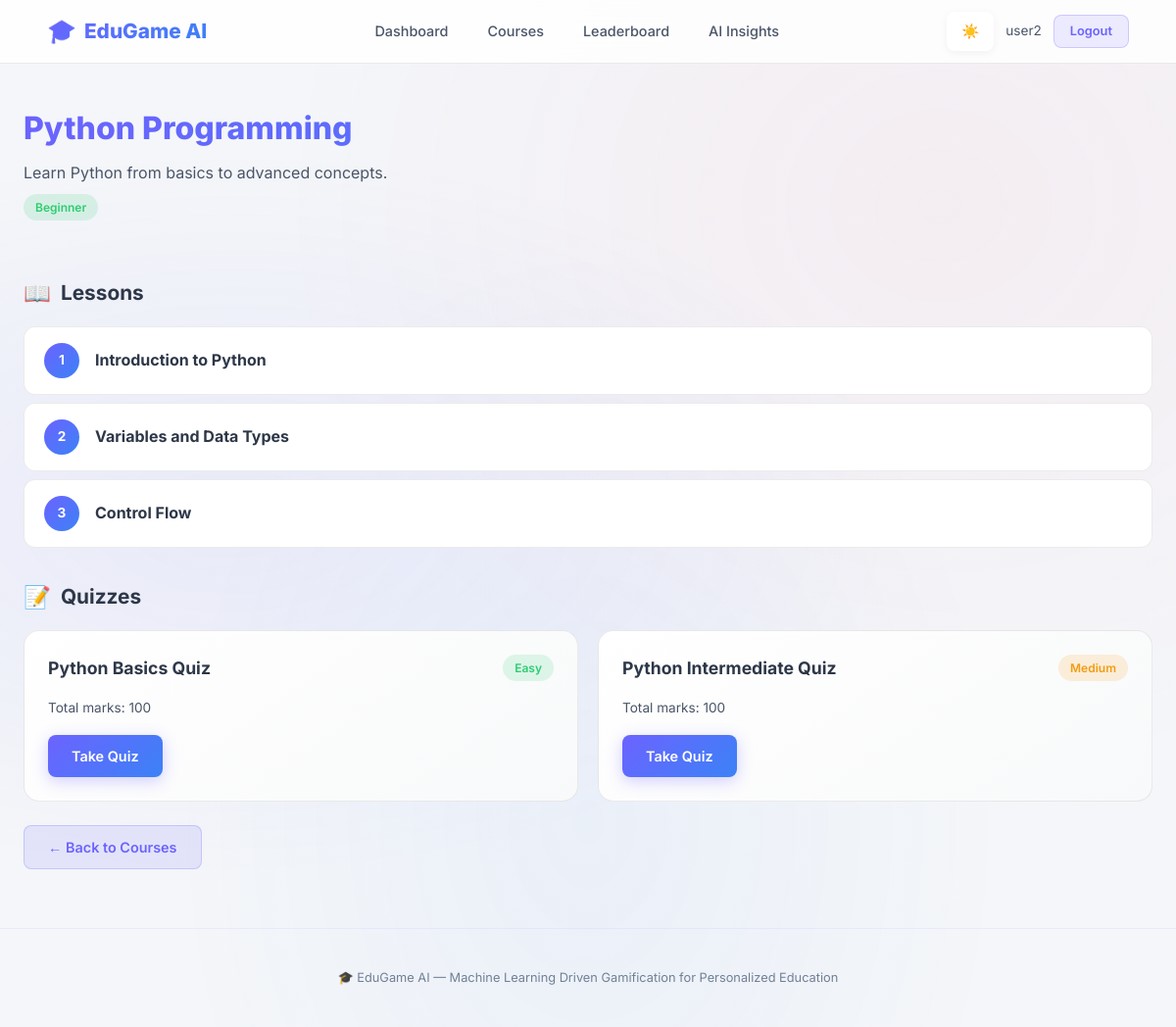
Screenshot of /courses/1 (signed in) with the database file from the repository.
### tables this page shows
CREATE TABLE courses (
    id INTEGER PRIMARY KEY AUTOINCREMENT,
    title TEXT NOT NULL,
    description TEXT,
    difficulty TEXT DEFAULT 'beginner',  -- beginner, intermediate, advanced
    category TEXT,
    created_at TIMESTAMP DEFAULT CURRENT_TIMESTAMP
);

CREATE TABLE lessons (
    id INTEGER PRIMARY KEY AUTOINCREMENT,
    course_id INTEGER NOT NULL,
    title TEXT NOT NULL,
    content TEXT,
    order_num INTEGER DEFAULT 0,
    FOREIGN KEY (course_id) REFERENCES courses(id)
);

CREATE TABLE quizzes (
    id INTEGER PRIMARY KEY AUTOINCREMENT,
    course_id INTEGER NOT NULL,
    title TEXT NOT NULL,
    difficulty TEXT DEFAULT 'medium',  -- easy, medium, hard
    total_marks INTEGER DEFAULT 100,
    FOREIGN KEY (course_id) REFERENCES courses(id)
);

### modules/courses.py (the view)
@courses_bp.route('/courses/<int:course_id>')
def course_detail(course_id):
    if 'user_id' not in session:
        return redirect(url_for('auth.login'))
    course = get_course_by_id(course_id)
    if not course:
        return "Course not found", 404
    lessons = get_lessons_by_course(course_id)
    quizzes = get_quizzes_by_course(course_id)
    return render_template('course_detail.html', course=course, lessons=lessons, quizzes=quizzes)

### database/init_db.py (called while the page is built)
def get_db():
    conn = sqlite3.connect(DB_PATH)
    conn.row_factory = sqlite3.Row
    conn.execute("PRAGMA foreign_keys = ON")
    return conn

### models/course.py (called while the page is built)
def get_course_by_id(course_id):
    conn = get_db()
    course = conn.execute("SELECT * FROM courses WHERE id = ?", (course_id,)).fetchone()
    conn.close()
    return course

def get_lessons_by_course(course_id):
    conn = get_db()
    lessons = conn.execute(
        "SELECT * FROM lessons WHERE course_id = ? ORDER BY order_num", (course_id,)
    ).fetchall()
    conn.close()
    return lessons

### models/quiz.py (called while the page is built)
def get_quizzes_by_course(course_id):
    conn = get_db()
    quizzes = conn.execute("SELECT * FROM quizzes WHERE course_id = ?", (course_id,)).fetchall()
    conn.close()
    return quizzes

### templates/course_detail.html (shortened to what this page needs)
{% extends "base.html" %}
{% block content %}
<div class="container">
    <div class="page-header">
        <h1>{{ course['title'] }}</h1>
        <p>{{ course['description'] }}</p>
        <span class="difficulty-badge difficulty-{{ course['difficulty'] }} mt-1" style="display:inline-block;margin-top:8px;">{{ course['difficulty']|capitalize }}</span>
    </div>
    <div class="section-title"><span class="icon">📖</span> Lessons</div>
    <ul class="lesson-list mb-3">
        {% for lesson in lessons %}
        <a href="{{ url_for('courses.view_lesson', course_id=course['id'], lesson_id=lesson['id']) }}" class="lesson-item animate-in animate-delay-{{ loop.index % 4 + 1 }}">
            <div class="lesson-number">{{ lesson['order_num'] }}</div>
            <div>
                <strong>{{ lesson['title'] }}</strong>
            </div>
        </a>
        {% endfor %}
    </ul>
    {% if quizzes %}
    <div class="section-title"><span class="icon">📝</span> Quizzes</div>
    <div class="grid-2 mb-3">
        {% for quiz in quizzes %}
        <div class="card animate-in">
            <div class="card-header">
                <h3>{{ quiz['title'] }}</h3>
                <span class="difficulty-badge difficulty-{% if quiz['difficulty'] == 'easy' %}beginner{% elif quiz['difficulty'] == 'hard' %}advanced{% else %}intermediate{% endif %}">
                    {{ quiz['difficulty']|capitalize }}
                </span>
            </div>
            <p class="text-muted mb-2" style="font-size:0.85rem;">Total marks: {{ quiz['total_marks'] }}</p>
            <a href="{{ url_for('quizzes.take_quiz', quiz_id=quiz['id']) }}" class="btn btn-primary">Take Quiz</a>
        </div>
        {% endfor %}
    </div>
    {% endif %}
    <a href="{{ url_for('courses.course_list') }}" class="btn btn-secondary">&larr; Back to Courses</a>
</div>
{% endblock %}

### rows the page displays
courses: title "Python Programming", description "Learn Python from basics to advanced concepts.", difficulty "Beginner"
lessons: order_num "1", title "Introduction to Python"
lessons: order_num "2", title "Variables and Data Types"
lessons: order_num "3", title "Control Flow"
quizzes: title "Python Basics Quiz", difficulty "Easy", total_marks "100"
quizzes: title "Python Intermediate Quiz", difficulty "Medium", total_marks "100"

### other values shown
{{ session.get('username', '') }} "user2"
